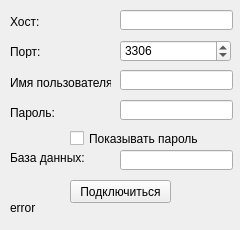
<?xml version="1.0" encoding="UTF-8"?>
<ui version="4.0">
 <class>Form</class>
 <widget class="QWidget" name="Form">
  <property name="geometry">
   <rect>
    <x>0</x>
    <y>0</y>
    <width>240</width>
    <height>230</height>
   </rect>
  </property>
  <property name="minimumSize">
   <size>
    <width>240</width>
    <height>230</height>
   </size>
  </property>
  <property name="maximumSize">
   <size>
    <width>240</width>
    <height>230</height>
   </size>
  </property>
  <property name="focusPolicy">
   <enum>Qt::ClickFocus</enum>
  </property>
  <property name="windowTitle">
   <string>Подключение к серверу</string>
  </property>
  <widget class="QLabel" name="label">
   <property name="geometry">
    <rect>
     <x>10</x>
     <y>15</y>
     <width>47</width>
     <height>13</height>
    </rect>
   </property>
   <property name="text">
    <string>Хост:</string>
   </property>
  </widget>
  <widget class="QLabel" name="label_2">
   <property name="geometry">
    <rect>
     <x>10</x>
     <y>45</y>
     <width>47</width>
     <height>13</height>
    </rect>
   </property>
   <property name="text">
    <string>Порт:</string>
   </property>
  </widget>
  <widget class="QLabel" name="label_4">
   <property name="geometry">
    <rect>
     <x>10</x>
     <y>105</y>
     <width>101</width>
     <height>16</height>
    </rect>
   </property>
   <property name="text">
    <string>Пароль:</string>
   </property>
  </widget>
  <widget class="QLabel" name="label_3">
   <property name="geometry">
    <rect>
     <x>10</x>
     <y>75</y>
     <width>101</width>
     <height>16</height>
    </rect>
   </property>
   <property name="text">
    <string>Имя пользователя:</string>
   </property>
  </widget>
  <widget class="QSpinBox" name="port">
   <property name="geometry">
    <rect>
     <x>120</x>
     <y>40</y>
     <width>111</width>
     <height>22</height>
    </rect>
   </property>
   <property name="focusPolicy">
    <enum>Qt::ClickFocus</enum>
   </property>
   <property name="maximum">
    <number>60000</number>
   </property>
   <property name="value">
    <number>3306</number>
   </property>
  </widget>
  <widget class="QLineEdit" name="password">
   <property name="geometry">
    <rect>
     <x>120</x>
     <y>100</y>
     <width>113</width>
     <height>20</height>
    </rect>
   </property>
   <property name="tabletTracking">
    <bool>false</bool>
   </property>
   <property name="focusPolicy">
    <enum>Qt::ClickFocus</enum>
   </property>
  </widget>
  <widget class="QPushButton" name="pushButton">
   <property name="geometry">
    <rect>
     <x>70</x>
     <y>180</y>
     <width>101</width>
     <height>23</height>
    </rect>
   </property>
   <property name="text">
    <string>Подключиться</string>
   </property>
  </widget>
  <widget class="QLineEdit" name="user_name">
   <property name="geometry">
    <rect>
     <x>120</x>
     <y>70</y>
     <width>113</width>
     <height>20</height>
    </rect>
   </property>
   <property name="focusPolicy">
    <enum>Qt::ClickFocus</enum>
   </property>
  </widget>
  <widget class="QLineEdit" name="host">
   <property name="geometry">
    <rect>
     <x>120</x>
     <y>10</y>
     <width>113</width>
     <height>20</height>
    </rect>
   </property>
  </widget>
  <widget class="QCheckBox" name="pass_vis">
   <property name="geometry">
    <rect>
     <x>70</x>
     <y>130</y>
     <width>141</width>
     <height>17</height>
    </rect>
   </property>
   <property name="focusPolicy">
    <enum>Qt::ClickFocus</enum>
   </property>
   <property name="text">
    <string>Показывать пароль</string>
   </property>
  </widget>
  <widget class="QLabel" name="label_5">
   <property name="geometry">
    <rect>
     <x>10</x>
     <y>150</y>
     <width>101</width>
     <height>16</height>
    </rect>
   </property>
   <property name="text">
    <string>База данных:</string>
   </property>
  </widget>
  <widget class="QLineEdit" name="database">
   <property name="geometry">
    <rect>
     <x>120</x>
     <y>150</y>
     <width>113</width>
     <height>20</height>
    </rect>
   </property>
   <property name="tabletTracking">
    <bool>false</bool>
   </property>
   <property name="focusPolicy">
    <enum>Qt::ClickFocus</enum>
   </property>
  </widget>
  <widget class="QLabel" name="error">
   <property name="geometry">
    <rect>
     <x>10</x>
     <y>200</y>
     <width>221</width>
     <height>16</height>
    </rect>
   </property>
   <property name="text">
    <string>error</string>
   </property>
  </widget>
 </widget>
 <resources/>
 <connections/>
</ui>
